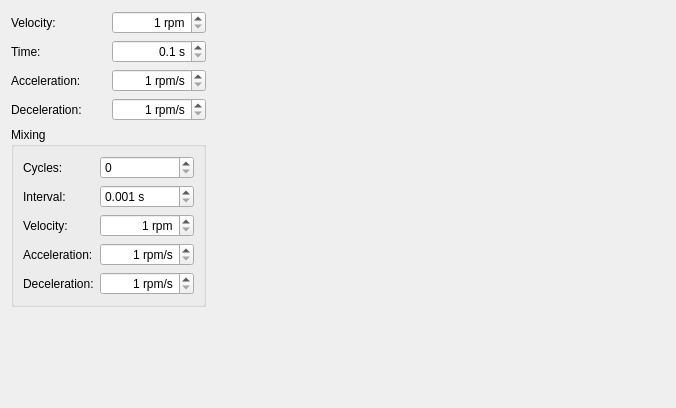
      <widget class="QWidget" name="resuspensionTab">
       <attribute name="title">
        <string>Reagent resuspension</string>
       </attribute>
       <layout class="QGridLayout" name="gridLayout_6">
        <item row="0" column="0">
         <widget class="QLabel" name="resuspensionVelocityLabel">
          <property name="text">
           <string>Velocity:</string>
          </property>
         </widget>
        </item>
        <item row="0" column="1">
         <widget class="QSpinBox" name="resuspensionVelocityBox">
          <property name="alignment">
           <set>Qt::AlignRight|Qt::AlignTrailing|Qt::AlignVCenter</set>
          </property>
          <property name="suffix">
           <string> rpm</string>
          </property>
          <property name="minimum">
           <number>1</number>
          </property>
          <property name="maximum">
           <number>10000</number>
          </property>
         </widget>
        </item>
        <item row="0" column="2">
         <spacer name="resuspensionHSpacer">
          <property name="orientation">
           <enum>Qt::Horizontal</enum>
          </property>
          <property name="sizeHint" stdset="0">
           <size>
            <width>459</width>
            <height>20</height>
           </size>
          </property>
         </spacer>
        </item>
        <item row="1" column="0">
         <widget class="QLabel" name="resuspensionTimeLabel">
          <property name="text">
           <string>Time:</string>
          </property>
         </widget>
        </item>
        <item row="1" column="1">
         <widget class="QDoubleSpinBox" name="resuspensionTimeBox">
          <property name="alignment">
           <set>Qt::AlignRight|Qt::AlignTrailing|Qt::AlignVCenter</set>
          </property>
          <property name="suffix">
           <string> s</string>
          </property>
          <property name="decimals">
           <number>1</number>
          </property>
          <property name="minimum">
           <double>0.100000000000000</double>
          </property>
          <property name="maximum">
           <double>99.900000000000006</double>
          </property>
         </widget>
        </item>
        <item row="2" column="0">
         <widget class="QLabel" name="resuspensionAccelerationLabel">
          <property name="text">
           <string>Acceleration:</string>
          </property>
         </widget>
        </item>
        <item row="2" column="1">
         <widget class="QSpinBox" name="resuspensionAccelerationBox">
          <property name="alignment">
           <set>Qt::AlignRight|Qt::AlignTrailing|Qt::AlignVCenter</set>
          </property>
          <property name="suffix">
           <string> rpm/s</string>
          </property>
          <property name="minimum">
           <number>1</number>
          </property>
          <property name="maximum">
           <number>10000</number>
          </property>
         </widget>
        </item>
        <item row="3" column="0">
         <widget class="QLabel" name="resuspensionDecelerationLabel">
          <property name="text">
           <string>Deceleration:</string>
          </property>
         </widget>
        </item>
        <item row="3" column="1">
         <widget class="QSpinBox" name="resuspensionDecelerationBox">
          <property name="alignment">
           <set>Qt::AlignRight|Qt::AlignTrailing|Qt::AlignVCenter</set>
          </property>
          <property name="suffix">
           <string> rpm/s</string>
          </property>
          <property name="minimum">
           <number>1</number>
          </property>
          <property name="maximum">
           <number>10000</number>
          </property>
         </widget>
        </item>
        <item row="4" column="0" colspan="2">
         <widget class="QGroupBox" name="resuspensionMixingBox">
          <property name="title">
           <string>Mixing</string>
          </property>
          <layout class="QGridLayout" name="gridLayout_5">
           <item row="0" column="0">
            <widget class="QLabel" name="resuspensionMixingNumOfCyclesLabel">
             <property name="text">
              <string>Cycles:</string>
             </property>
            </widget>
           </item>
           <item row="0" column="1">
            <widget class="QSpinBox" name="resuspensionMixingNumOfCyclesBox">
             <property name="maximum">
              <number>999</number>
             </property>
            </widget>
           </item>
           <item row="1" column="0">
            <widget class="QLabel" name="resuspensionMixingIntervalLabel">
             <property name="text">
              <string>Interval:</string>
             </property>
            </widget>
           </item>
           <item row="1" column="1">
            <widget class="QDoubleSpinBox" name="resuspensionMixingIntervalBox">
             <property name="suffix">
              <string> s</string>
             </property>
             <property name="decimals">
              <number>3</number>
             </property>
             <property name="minimum">
              <double>0.001000000000000</double>
             </property>
             <property name="maximum">
              <double>99.998999999999995</double>
             </property>
            </widget>
           </item>
           <item row="2" column="0">
            <widget class="QLabel" name="resuspensionMixingVelocityLabel">
             <property name="text">
              <string>Velocity:</string>
             </property>
            </widget>
           </item>
           <item row="2" column="1">
            <widget class="QSpinBox" name="resuspensionMixingVelocityBox">
             <property name="alignment">
              <set>Qt::AlignRight|Qt::AlignTrailing|Qt::AlignVCenter</set>
             </property>
             <property name="suffix">
              <string> rpm</string>
             </property>
             <property name="minimum">
              <number>1</number>
             </property>
             <property name="maximum">
              <number>10000</number>
             </property>
            </widget>
           </item>
           <item row="3" column="0">
            <widget class="QLabel" name="resuspensionMixingAccelerationLabel">
             <property name="text">
              <string>Acceleration:</string>
             </property>
            </widget>
           </item>
           <item row="3" column="1">
            <widget class="QSpinBox" name="resuspensionMixingAccelerationBox">
             <property name="alignment">
              <set>Qt::AlignRight|Qt::AlignTrailing|Qt::AlignVCenter</set>
             </property>
             <property name="suffix">
              <string> rpm/s</string>
             </property>
             <property name="minimum">
              <number>1</number>
             </property>
             <property name="maximum">
              <number>10000</number>
             </property>
            </widget>
           </item>
           <item row="4" column="0">
            <widget class="QLabel" name="resuspensionMixingDecelerationLabel">
             <property name="text">
              <string>Deceleration:</string>
             </property>
            </widget>
           </item>
           <item row="4" column="1">
            <widget class="QSpinBox" name="resuspensionMixingDecelerationBox">
             <property name="alignment">
              <set>Qt::AlignRight|Qt::AlignTrailing|Qt::AlignVCenter</set>
             </property>
             <property name="suffix">
              <string> rpm/s</string>
             </property>
             <property name="minimum">
              <number>1</number>
             </property>
             <property name="maximum">
              <number>10000</number>
             </property>
            </widget>
           </item>
          </layout>
         </widget>
        </item>
        <item row="5" column="0">
         <spacer name="resuspensionVSpacer">
          <property name="orientation">
           <enum>Qt::Vertical</enum>
          </property>
          <property name="sizeHint" stdset="0">
           <size>
            <width>20</width>
            <height>90</height>
           </size>
          </property>
         </spacer>
        </item>
       </layout>
      </widget>
